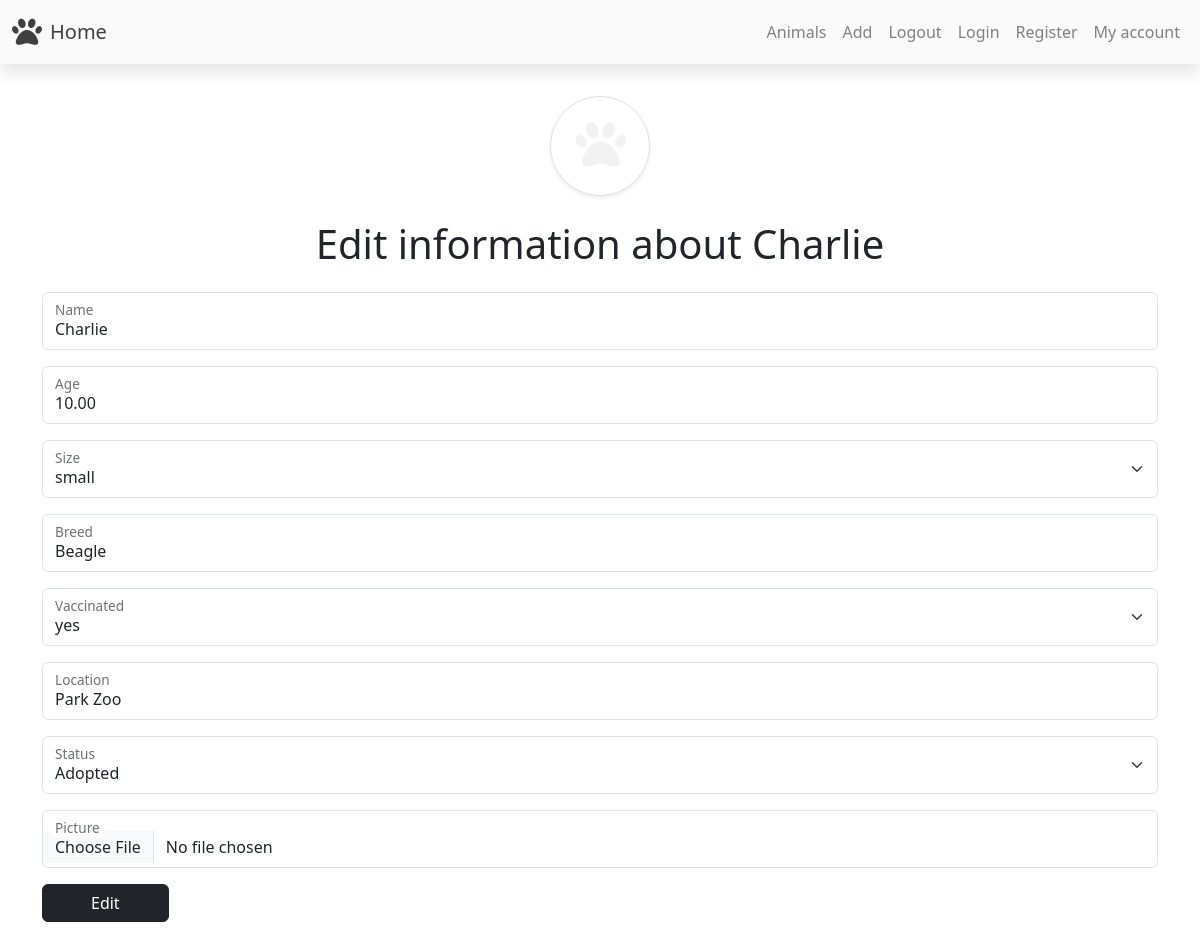
The page /animals/update.php?id=2 (signed in) on the database as committed earlier.
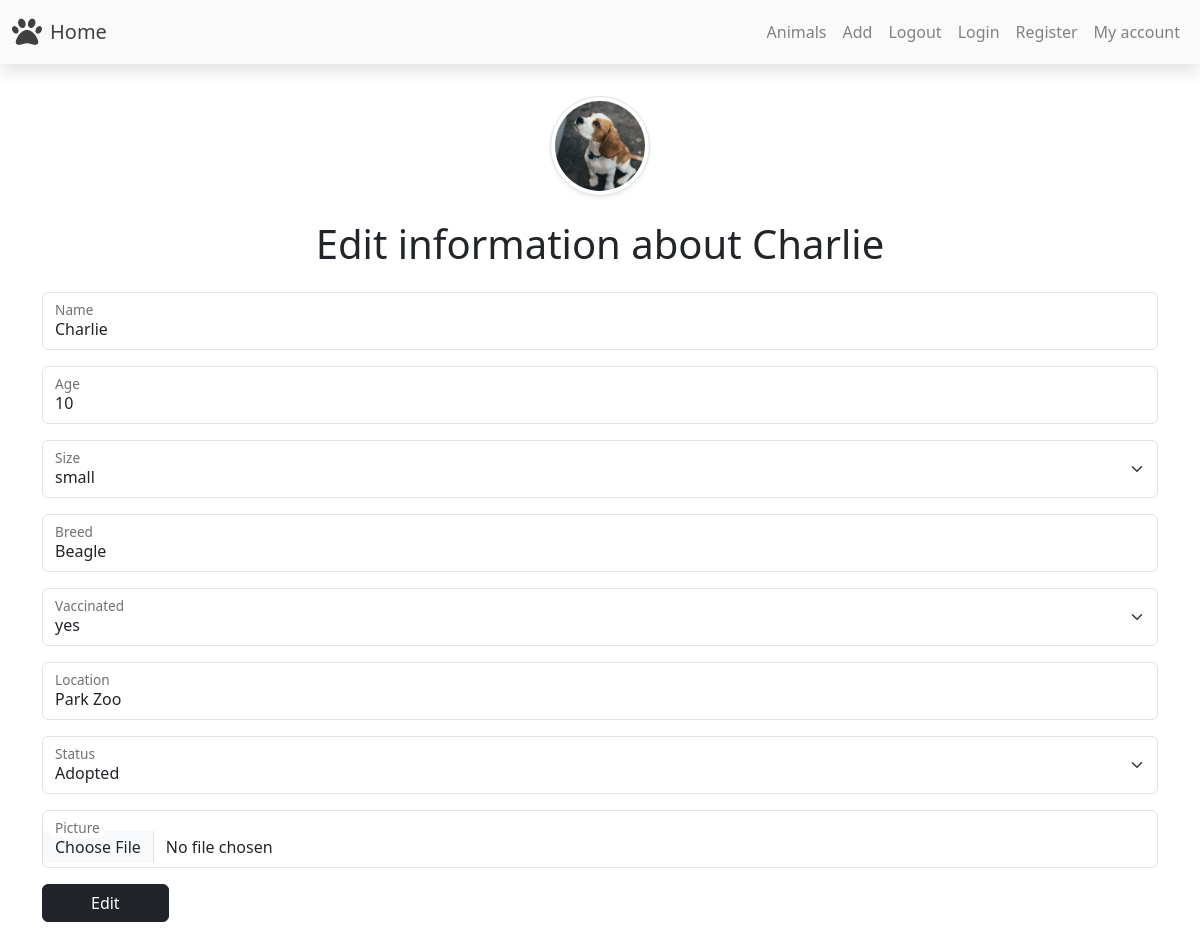
The same page on the database as committed later.
### tables this page shows
CREATE TABLE `animals` (
  `id` int(11) NOT NULL,
  `name` varchar(255) NOT NULL,
  `age` int(11) NOT NULL,
  `size` varchar(255) NOT NULL,
  `breed` varchar(255) NOT NULL,
  `vaccinated` varchar(255) NOT NULL,
  `location` varchar(255) NOT NULL,
  `status` varchar(255) NOT NULL,
  `picture` varchar(255) DEFAULT NULL,
  `description` varchar(255) DEFAULT NULL
);

### animals/update.php (the view, shortened to what this page needs)
<?php
require_once "../components/db_connect.php";
require_once "../components/navbar.php";
if (isset($_GET['id']) && !empty($_GET['id'])) {
  $id = $_GET['id'];
}
$sql = "SELECT * FROM `animals` WHERE `id` = $id";
$result = mysqli_query($conn, $sql);
$row = mysqli_fetch_assoc($result);
?>
<!DOCTYPE html>
<html lang="en">
<head>
  <link href="https://cdn.jsdelivr.net/npm/bootstrap@5.3.2/dist/css/bootstrap.min.css" rel="stylesheet">
  <link rel="stylesheet" href="../style/style.css">
</head>
<body>
  <?= $navbar ?>
  <div class="container my-5 pt-5">
    <img src="../pictures/<?= $row['picture'] ?>" class="d-block mx-auto rounded-circle img-thumbnail asp-1 object-fit-cover shadow-sm m-auto" width='100px' alt="">
    <h1 class="text-center my-4">Edit information about <?= $row['name'] ?? "" ?></h1>
    <form method="POST" enctype="multipart/form-data">
      <div class="form-floating mb-3">
        <input type="text" class="form-control" id="name" name="name" value="<?= $row['name'] ?? "" ?>" placeholder="Nane">
        <label for="name">Name</label>
      </div>
      <div class="form-floating mb-3">
        <input type="number" step="0.1" class="form-control" id="age" name="age" value="<?= $row['age'] ?? "" ?>" placeholder="Age">
        <label for="age">Age</label>
      </div>
      <div class="form-floating mb-3">
        <select class="form-select" id="size" name="size" aria-label="Floating label select example">
          <option <?= $row['size'] == "small" ? "selected" : "" ?> value="small">small</option>
        </select>
        <label for="size">Size</label>
      </div>
      <div class="form-floating mb-3">
        <input type="text" class="form-control" id="breed" name="breed" value="<?= $row['breed'] ?? "" ?>" placeholder="Breed">
        <label for="breed">Breed</label>
      </div>
      <div class="form-floating mb-3">
        <select class="form-select" id="vaccinated" name="vaccinated" aria-label="Floating label select example">
          <option <?= $row['vaccinated'] == "yes" ? "selected" : "" ?> value="yes">yes</option>
        </select>
        <label for="vaccinated">Vaccinated</label>
      </div>
      <div class="form-floating mb-3">
        <input type="text" class="form-control" id="location" name="location" value="<?= $row['location'] ?? "" ?>" placeholder="Location">
        <label for="location">Location</label>
      </div>
      <div class="form-floating mb-3">
        <select class="form-select" id="status" name="status" aria-label="Floating label select example">
          <option <?= $row['status'] == "Adopted" ? "selected" : "" ?> value="Adopted">Adopted</option>
        </select>
        <label for="status">Status</label>
      </div>
      <div class="form-floating mb-3">
        <input type="file" class="form-control" id="picture" name="picture" placeholder="picture">
        <label for="picture">Picture</label>
      </div>
      <button name="edit" class="btn btn-dark px-5">Edit</button>
    </form>
  </div>
</body>
</html>

Rows that differ between the two databases and show on the page:
changed animals "Charlie": picture: a different picture; age "10.00" → "10"
